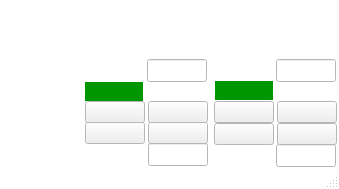
<ui version="4.0" >
 <class>MainWindow</class>
 <widget class="QMainWindow" name="MainWindow" >
  <property name="geometry" >
   <rect>
    <x>0</x>
    <y>0</y>
    <width>339</width>
    <height>189</height>
   </rect>
  </property>
  <property name="palette" >
   <palette>
    <active>
     <colorrole role="Base" >
      <brush brushstyle="SolidPattern" >
       <color alpha="255" >
        <red>255</red>
        <green>255</green>
        <blue>255</blue>
       </color>
      </brush>
     </colorrole>
     <colorrole role="Window" >
      <brush brushstyle="SolidPattern" >
       <color alpha="255" >
        <red>255</red>
        <green>255</green>
        <blue>255</blue>
       </color>
      </brush>
     </colorrole>
    </active>
    <inactive>
     <colorrole role="Base" >
      <brush brushstyle="SolidPattern" >
       <color alpha="255" >
        <red>255</red>
        <green>255</green>
        <blue>255</blue>
       </color>
      </brush>
     </colorrole>
     <colorrole role="Window" >
      <brush brushstyle="SolidPattern" >
       <color alpha="255" >
        <red>255</red>
        <green>255</green>
        <blue>255</blue>
       </color>
      </brush>
     </colorrole>
    </inactive>
    <disabled>
     <colorrole role="Base" >
      <brush brushstyle="SolidPattern" >
       <color alpha="255" >
        <red>255</red>
        <green>255</green>
        <blue>255</blue>
       </color>
      </brush>
     </colorrole>
     <colorrole role="Window" >
      <brush brushstyle="SolidPattern" >
       <color alpha="255" >
        <red>255</red>
        <green>255</green>
        <blue>255</blue>
       </color>
      </brush>
     </colorrole>
    </disabled>
   </palette>
  </property>
  <property name="windowTitle" >
   <string>Polarizer M/B</string>
  </property>
  <widget class="QWidget" name="centralwidget" >
   <widget class="QLabel" name="label" >
    <property name="geometry" >
     <rect>
      <x>0</x>
      <y>0</y>
      <width>339</width>
      <height>167</height>
     </rect>
    </property>
    <property name="text" >
     <string/>
    </property>
    <property name="pixmap" >
     <pixmap resource="../ech.qrc" >:/images/ECH_Polarizer_Popup.png</pixmap>
    </property>
    <property name="scaledContents" >
     <bool>true</bool>
    </property>
   </widget>
   <widget class="CAPushButton" name="ca17" >
    <property name="geometry" >
     <rect>
      <x>148</x>
      <y>122</y>
      <width>60</width>
      <height>22</height>
     </rect>
    </property>
    <property name="sizePolicy" >
     <sizepolicy vsizetype="Preferred" hsizetype="Minimum" >
      <horstretch>0</horstretch>
      <verstretch>0</verstretch>
     </sizepolicy>
    </property>
    <property name="minimumSize" >
     <size>
      <width>0</width>
      <height>22</height>
     </size>
    </property>
    <property name="maximumSize" >
     <size>
      <width>60</width>
      <height>22</height>
     </size>
    </property>
    <property name="font" >
     <font>
      <pointsize>12</pointsize>
      <weight>75</weight>
      <bold>true</bold>
     </font>
    </property>
    <property name="buttonType" >
     <enum>CAPushButton::PulseButton</enum>
    </property>
    <property name="pvname" >
     <string>ECH_ESP300_1MO</string>
    </property>
    <property name="truelabel" >
     <string>ON</string>
    </property>
    <property name="falselabel" >
     <string>ON</string>
    </property>
    <property name="selColor" >
     <color>
      <red>0</red>
      <green>255</green>
      <blue>0</blue>
     </color>
    </property>
    <property name="unselColor" >
     <color>
      <red>211</red>
      <green>197</green>
      <blue>179</blue>
     </color>
    </property>
    <property name="selTColor" >
     <color>
      <red>60</red>
      <green>76</green>
      <blue>100</blue>
     </color>
    </property>
    <property name="unselTColor" >
     <color>
      <red>172</red>
      <green>148</green>
      <blue>113</blue>
     </color>
    </property>
   </widget>
   <widget class="CAPushButton" name="ca24" >
    <property name="geometry" >
     <rect>
      <x>214</x>
      <y>101</y>
      <width>60</width>
      <height>22</height>
     </rect>
    </property>
    <property name="sizePolicy" >
     <sizepolicy vsizetype="Preferred" hsizetype="Minimum" >
      <horstretch>0</horstretch>
      <verstretch>0</verstretch>
     </sizepolicy>
    </property>
    <property name="minimumSize" >
     <size>
      <width>0</width>
      <height>22</height>
     </size>
    </property>
    <property name="maximumSize" >
     <size>
      <width>60</width>
      <height>22</height>
     </size>
    </property>
    <property name="font" >
     <font>
      <pointsize>12</pointsize>
      <weight>75</weight>
      <bold>true</bold>
     </font>
    </property>
    <property name="buttonType" >
     <enum>CAPushButton::PulseButton</enum>
    </property>
    <property name="pvname" >
     <string>ECH_ESP300_2OR1</string>
    </property>
    <property name="truelabel" >
     <string>HOME</string>
    </property>
    <property name="falselabel" >
     <string>HOME</string>
    </property>
    <property name="selColor" >
     <color>
      <red>0</red>
      <green>255</green>
      <blue>0</blue>
     </color>
    </property>
    <property name="unselColor" >
     <color>
      <red>211</red>
      <green>197</green>
      <blue>179</blue>
     </color>
    </property>
    <property name="selTColor" >
     <color>
      <red>60</red>
      <green>76</green>
      <blue>100</blue>
     </color>
    </property>
    <property name="unselTColor" >
     <color>
      <red>172</red>
      <green>148</green>
      <blue>113</blue>
     </color>
    </property>
   </widget>
   <widget class="CAPushButton" name="ca16" >
    <property name="geometry" >
     <rect>
      <x>85</x>
      <y>122</y>
      <width>60</width>
      <height>22</height>
     </rect>
    </property>
    <property name="sizePolicy" >
     <sizepolicy vsizetype="Preferred" hsizetype="Minimum" >
      <horstretch>0</horstretch>
      <verstretch>0</verstretch>
     </sizepolicy>
    </property>
    <property name="minimumSize" >
     <size>
      <width>0</width>
      <height>22</height>
     </size>
    </property>
    <property name="maximumSize" >
     <size>
      <width>60</width>
      <height>22</height>
     </size>
    </property>
    <property name="font" >
     <font>
      <pointsize>12</pointsize>
      <weight>75</weight>
      <bold>true</bold>
     </font>
    </property>
    <property name="buttonType" >
     <enum>CAPushButton::PulseButton</enum>
    </property>
    <property name="pvname" >
     <string>ECH_ESP300_1MF</string>
    </property>
    <property name="truelabel" >
     <string>OFF</string>
    </property>
    <property name="falselabel" >
     <string>OFF</string>
    </property>
    <property name="selColor" >
     <color>
      <red>0</red>
      <green>255</green>
      <blue>0</blue>
     </color>
    </property>
    <property name="unselColor" >
     <color>
      <red>211</red>
      <green>197</green>
      <blue>179</blue>
     </color>
    </property>
    <property name="selTColor" >
     <color>
      <red>60</red>
      <green>76</green>
      <blue>100</blue>
     </color>
    </property>
    <property name="unselTColor" >
     <color>
      <red>172</red>
      <green>148</green>
      <blue>113</blue>
     </color>
    </property>
   </widget>
   <widget class="CAPushButton" name="ca26" >
    <property name="geometry" >
     <rect>
      <x>214</x>
      <y>123</y>
      <width>60</width>
      <height>22</height>
     </rect>
    </property>
    <property name="sizePolicy" >
     <sizepolicy vsizetype="Preferred" hsizetype="Minimum" >
      <horstretch>0</horstretch>
      <verstretch>0</verstretch>
     </sizepolicy>
    </property>
    <property name="minimumSize" >
     <size>
      <width>0</width>
      <height>22</height>
     </size>
    </property>
    <property name="maximumSize" >
     <size>
      <width>60</width>
      <height>22</height>
     </size>
    </property>
    <property name="font" >
     <font>
      <pointsize>12</pointsize>
      <weight>75</weight>
      <bold>true</bold>
     </font>
    </property>
    <property name="buttonType" >
     <enum>CAPushButton::PulseButton</enum>
    </property>
    <property name="pvname" >
     <string>ECH_ESP300_2MF</string>
    </property>
    <property name="truelabel" >
     <string>OFF</string>
    </property>
    <property name="falselabel" >
     <string>OFF</string>
    </property>
    <property name="selColor" >
     <color>
      <red>0</red>
      <green>255</green>
      <blue>0</blue>
     </color>
    </property>
    <property name="unselColor" >
     <color>
      <red>211</red>
      <green>197</green>
      <blue>179</blue>
     </color>
    </property>
    <property name="selTColor" >
     <color>
      <red>60</red>
      <green>76</green>
      <blue>100</blue>
     </color>
    </property>
    <property name="unselTColor" >
     <color>
      <red>172</red>
      <green>148</green>
      <blue>113</blue>
     </color>
    </property>
   </widget>
   <widget class="CALineEdit" name="ca29" >
    <property name="geometry" >
     <rect>
      <x>276</x>
      <y>144</y>
      <width>60</width>
      <height>23</height>
     </rect>
    </property>
    <property name="maximumSize" >
     <size>
      <width>60</width>
      <height>16777215</height>
     </size>
    </property>
    <property name="font" >
     <font>
      <family>Sans Serif</family>
      <pointsize>12</pointsize>
      <weight>50</weight>
      <bold>false</bold>
     </font>
    </property>
    <property name="pvname" >
     <string>ECH_ESP300_2VAW</string>
    </property>
   </widget>
   <widget class="CADisplayer" name="ca28" >
    <property name="geometry" >
     <rect>
      <x>214</x>
      <y>145</y>
      <width>60</width>
      <height>20</height>
     </rect>
    </property>
    <property name="minimumSize" >
     <size>
      <width>20</width>
      <height>20</height>
     </size>
    </property>
    <property name="maximumSize" >
     <size>
      <width>60</width>
      <height>20</height>
     </size>
    </property>
    <property name="font" >
     <font>
      <pointsize>12</pointsize>
      <weight>75</weight>
      <bold>true</bold>
     </font>
    </property>
    <property name="nuformat" stdset="0" >
     <enum>CADisplayer::RealOne</enum>
    </property>
    <property name="pvname" >
     <string>ECH_ESP300_2VAR</string>
    </property>
    <property name="lineWidth" stdset="0" >
     <number>1</number>
    </property>
    <property name="framecol" stdset="0" >
     <color>
      <red>60</red>
      <green>76</green>
      <blue>100</blue>
     </color>
    </property>
    <property name="unit" >
     <string/>
    </property>
   </widget>
   <widget class="CAPushButton" name="ca25" >
    <property name="geometry" >
     <rect>
      <x>277</x>
      <y>101</y>
      <width>60</width>
      <height>22</height>
     </rect>
    </property>
    <property name="sizePolicy" >
     <sizepolicy vsizetype="Preferred" hsizetype="Minimum" >
      <horstretch>0</horstretch>
      <verstretch>0</verstretch>
     </sizepolicy>
    </property>
    <property name="minimumSize" >
     <size>
      <width>0</width>
      <height>22</height>
     </size>
    </property>
    <property name="maximumSize" >
     <size>
      <width>60</width>
      <height>22</height>
     </size>
    </property>
    <property name="font" >
     <font>
      <pointsize>12</pointsize>
      <weight>75</weight>
      <bold>true</bold>
     </font>
    </property>
    <property name="buttonType" >
     <enum>CAPushButton::PulseButton</enum>
    </property>
    <property name="pvname" >
     <string>ECH_ESP300_2ST</string>
    </property>
    <property name="truelabel" >
     <string>STOP</string>
    </property>
    <property name="falselabel" >
     <string>STOP</string>
    </property>
    <property name="selColor" >
     <color>
      <red>0</red>
      <green>255</green>
      <blue>0</blue>
     </color>
    </property>
    <property name="unselColor" >
     <color>
      <red>211</red>
      <green>197</green>
      <blue>179</blue>
     </color>
    </property>
    <property name="selTColor" >
     <color>
      <red>60</red>
      <green>76</green>
      <blue>100</blue>
     </color>
    </property>
    <property name="unselTColor" >
     <color>
      <red>172</red>
      <green>148</green>
      <blue>113</blue>
     </color>
    </property>
   </widget>
   <widget class="CAPushButton" name="ca14" >
    <property name="geometry" >
     <rect>
      <x>85</x>
      <y>101</y>
      <width>60</width>
      <height>22</height>
     </rect>
    </property>
    <property name="sizePolicy" >
     <sizepolicy vsizetype="Preferred" hsizetype="Minimum" >
      <horstretch>0</horstretch>
      <verstretch>0</verstretch>
     </sizepolicy>
    </property>
    <property name="minimumSize" >
     <size>
      <width>0</width>
      <height>22</height>
     </size>
    </property>
    <property name="maximumSize" >
     <size>
      <width>60</width>
      <height>22</height>
     </size>
    </property>
    <property name="font" >
     <font>
      <pointsize>12</pointsize>
      <weight>75</weight>
      <bold>true</bold>
     </font>
    </property>
    <property name="buttonType" >
     <enum>CAPushButton::PulseButton</enum>
    </property>
    <property name="pvname" >
     <string>ECH_ESP300_1OR1</string>
    </property>
    <property name="truelabel" >
     <string>HOME</string>
    </property>
    <property name="falselabel" >
     <string>HOME</string>
    </property>
    <property name="selColor" >
     <color>
      <red>0</red>
      <green>255</green>
      <blue>0</blue>
     </color>
    </property>
    <property name="unselColor" >
     <color>
      <red>211</red>
      <green>197</green>
      <blue>179</blue>
     </color>
    </property>
    <property name="selTColor" >
     <color>
      <red>60</red>
      <green>76</green>
      <blue>100</blue>
     </color>
    </property>
    <property name="unselTColor" >
     <color>
      <red>172</red>
      <green>148</green>
      <blue>113</blue>
     </color>
    </property>
   </widget>
   <widget class="CALineEdit" name="ca19" >
    <property name="geometry" >
     <rect>
      <x>148</x>
      <y>143</y>
      <width>60</width>
      <height>23</height>
     </rect>
    </property>
    <property name="maximumSize" >
     <size>
      <width>60</width>
      <height>16777215</height>
     </size>
    </property>
    <property name="font" >
     <font>
      <family>Sans Serif</family>
      <pointsize>12</pointsize>
      <weight>50</weight>
      <bold>false</bold>
     </font>
    </property>
    <property name="pvname" >
     <string>ECH_ESP300_1VAW</string>
    </property>
   </widget>
   <widget class="CAPushButton" name="ca15" >
    <property name="geometry" >
     <rect>
      <x>148</x>
      <y>101</y>
      <width>60</width>
      <height>22</height>
     </rect>
    </property>
    <property name="sizePolicy" >
     <sizepolicy vsizetype="Preferred" hsizetype="Minimum" >
      <horstretch>0</horstretch>
      <verstretch>0</verstretch>
     </sizepolicy>
    </property>
    <property name="minimumSize" >
     <size>
      <width>0</width>
      <height>22</height>
     </size>
    </property>
    <property name="maximumSize" >
     <size>
      <width>60</width>
      <height>22</height>
     </size>
    </property>
    <property name="font" >
     <font>
      <pointsize>12</pointsize>
      <weight>75</weight>
      <bold>true</bold>
     </font>
    </property>
    <property name="buttonType" >
     <enum>CAPushButton::PulseButton</enum>
    </property>
    <property name="pvname" >
     <string>ECH_ESP300_1ST</string>
    </property>
    <property name="truelabel" >
     <string>STOP</string>
    </property>
    <property name="falselabel" >
     <string>STOP</string>
    </property>
    <property name="selColor" >
     <color>
      <red>0</red>
      <green>255</green>
      <blue>0</blue>
     </color>
    </property>
    <property name="unselColor" >
     <color>
      <red>211</red>
      <green>197</green>
      <blue>179</blue>
     </color>
    </property>
    <property name="selTColor" >
     <color>
      <red>60</red>
      <green>76</green>
      <blue>100</blue>
     </color>
    </property>
    <property name="unselTColor" >
     <color>
      <red>172</red>
      <green>148</green>
      <blue>113</blue>
     </color>
    </property>
   </widget>
   <widget class="CAPushButton" name="ca27" >
    <property name="geometry" >
     <rect>
      <x>277</x>
      <y>123</y>
      <width>60</width>
      <height>22</height>
     </rect>
    </property>
    <property name="sizePolicy" >
     <sizepolicy vsizetype="Preferred" hsizetype="Minimum" >
      <horstretch>0</horstretch>
      <verstretch>0</verstretch>
     </sizepolicy>
    </property>
    <property name="minimumSize" >
     <size>
      <width>0</width>
      <height>22</height>
     </size>
    </property>
    <property name="maximumSize" >
     <size>
      <width>60</width>
      <height>22</height>
     </size>
    </property>
    <property name="font" >
     <font>
      <pointsize>12</pointsize>
      <weight>75</weight>
      <bold>true</bold>
     </font>
    </property>
    <property name="buttonType" >
     <enum>CAPushButton::PulseButton</enum>
    </property>
    <property name="pvname" >
     <string>ECH_ESP300_2MO</string>
    </property>
    <property name="truelabel" >
     <string>ON</string>
    </property>
    <property name="falselabel" >
     <string>ON</string>
    </property>
    <property name="selColor" >
     <color>
      <red>0</red>
      <green>255</green>
      <blue>0</blue>
     </color>
    </property>
    <property name="unselColor" >
     <color>
      <red>211</red>
      <green>197</green>
      <blue>179</blue>
     </color>
    </property>
    <property name="selTColor" >
     <color>
      <red>60</red>
      <green>76</green>
      <blue>100</blue>
     </color>
    </property>
    <property name="unselTColor" >
     <color>
      <red>172</red>
      <green>148</green>
      <blue>113</blue>
     </color>
    </property>
   </widget>
   <widget class="CADisplayer" name="ca18" >
    <property name="geometry" >
     <rect>
      <x>85</x>
      <y>144</y>
      <width>60</width>
      <height>20</height>
     </rect>
    </property>
    <property name="minimumSize" >
     <size>
      <width>20</width>
      <height>20</height>
     </size>
    </property>
    <property name="maximumSize" >
     <size>
      <width>60</width>
      <height>20</height>
     </size>
    </property>
    <property name="font" >
     <font>
      <pointsize>12</pointsize>
      <weight>75</weight>
      <bold>true</bold>
     </font>
    </property>
    <property name="nuformat" stdset="0" >
     <enum>CADisplayer::RealOne</enum>
    </property>
    <property name="pvname" >
     <string>ECH_ESP300_1VAR</string>
    </property>
    <property name="lineWidth" stdset="0" >
     <number>1</number>
    </property>
    <property name="framecol" stdset="0" >
     <color>
      <red>60</red>
      <green>76</green>
      <blue>100</blue>
     </color>
    </property>
    <property name="unit" >
     <string/>
    </property>
   </widget>
   <widget class="CADisplayer" name="ca01" >
    <property name="geometry" >
     <rect>
      <x>275</x>
      <y>3</y>
      <width>60</width>
      <height>20</height>
     </rect>
    </property>
    <property name="minimumSize" >
     <size>
      <width>20</width>
      <height>20</height>
     </size>
    </property>
    <property name="maximumSize" >
     <size>
      <width>60</width>
      <height>20</height>
     </size>
    </property>
    <property name="font" >
     <font>
      <pointsize>12</pointsize>
      <weight>75</weight>
      <bold>true</bold>
     </font>
    </property>
    <property name="nuformat" stdset="0" >
     <enum>CADisplayer::Integer</enum>
    </property>
    <property name="pvname" >
     <string>ESP300_TB</string>
    </property>
    <property name="lineWidth" stdset="0" >
     <number>1</number>
    </property>
    <property name="framecol" stdset="0" >
     <color>
      <red>60</red>
      <green>76</green>
      <blue>100</blue>
     </color>
    </property>
    <property name="unit" >
     <string/>
    </property>
   </widget>
   <widget class="CALabel" name="ca02" >
    <property name="geometry" >
     <rect>
      <x>205</x>
      <y>23</y>
      <width>130</width>
      <height>19</height>
     </rect>
    </property>
    <property name="maximumSize" >
     <size>
      <width>130</width>
      <height>35</height>
     </size>
    </property>
    <property name="palette" >
     <palette>
      <active>
       <colorrole role="WindowText" >
        <brush brushstyle="SolidPattern" >
         <color alpha="255" >
          <red>111</red>
          <green>93</green>
          <blue>67</blue>
         </color>
        </brush>
       </colorrole>
       <colorrole role="Base" >
        <brush brushstyle="SolidPattern" >
         <color alpha="255" >
          <red>255</red>
          <green>255</green>
          <blue>255</blue>
         </color>
        </brush>
       </colorrole>
       <colorrole role="Window" >
        <brush brushstyle="SolidPattern" >
         <color alpha="255" >
          <red>0</red>
          <green>150</green>
          <blue>0</blue>
         </color>
        </brush>
       </colorrole>
      </active>
      <inactive>
       <colorrole role="WindowText" >
        <brush brushstyle="SolidPattern" >
         <color alpha="255" >
          <red>111</red>
          <green>93</green>
          <blue>67</blue>
         </color>
        </brush>
       </colorrole>
       <colorrole role="Base" >
        <brush brushstyle="SolidPattern" >
         <color alpha="255" >
          <red>255</red>
          <green>255</green>
          <blue>255</blue>
         </color>
        </brush>
       </colorrole>
       <colorrole role="Window" >
        <brush brushstyle="SolidPattern" >
         <color alpha="255" >
          <red>0</red>
          <green>150</green>
          <blue>0</blue>
         </color>
        </brush>
       </colorrole>
      </inactive>
      <disabled>
       <colorrole role="WindowText" >
        <brush brushstyle="SolidPattern" >
         <color alpha="255" >
          <red>115</red>
          <green>115</green>
          <blue>115</blue>
         </color>
        </brush>
       </colorrole>
       <colorrole role="Base" >
        <brush brushstyle="SolidPattern" >
         <color alpha="255" >
          <red>0</red>
          <green>150</green>
          <blue>0</blue>
         </color>
        </brush>
       </colorrole>
       <colorrole role="Window" >
        <brush brushstyle="SolidPattern" >
         <color alpha="255" >
          <red>0</red>
          <green>150</green>
          <blue>0</blue>
         </color>
        </brush>
       </colorrole>
      </disabled>
     </palette>
    </property>
    <property name="font" >
     <font>
      <pointsize>10</pointsize>
      <weight>75</weight>
      <bold>true</bold>
     </font>
    </property>
    <property name="autoFillBackground" >
     <bool>false</bool>
    </property>
    <property name="alignment" >
     <set>Qt::AlignLeading|Qt::AlignLeft|Qt::AlignVCenter</set>
    </property>
    <property name="wordWrap" >
     <bool>true</bool>
    </property>
    <property name="pvname" >
     <string>ESP300_TB</string>
    </property>
    <property name="dmode" stdset="0" >
     <enum>CALabel::Choice</enum>
    </property>
    <property name="cmode" stdset="0" >
     <enum>CALabel::Static</enum>
    </property>
    <property name="messages" stdset="0" >
     <stringlist>
      <string>No Error detected</string>
      <string>PCI communication time-out</string>
      <string></string>
      <string></string>
      <string>Emergency stop activated</string>
      <string></string>
      <string>Command does not exist</string>
      <string>Parameter out of range</string>
      <string></string>
      <string>Axis number out of range</string>
      <string></string>
      <string></string>
      <string></string>
      <string></string>
      <string></string>
      <string></string>
      <string></string>
      <string></string>
      <string></string>
      <string></string>
      <string></string>
      <string></string>
      <string></string>
      <string></string>
      <string></string>
      <string></string>
      <string></string>
      <string></string>
      <string></string>
      <string></string>
      <string></string>
      <string></string>
      <string></string>
      <string></string>
      <string></string>
      <string></string>
      <string></string>
      <string>Axis number missing</string>
      <string>Command parameter missing</string>
      <string>Program label not found</string>
      <string></string>
     </stringlist>
    </property>
   </widget>
   <widget class="CADisplayer" name="ca11" >
    <property name="geometry" >
     <rect>
      <x>84</x>
      <y>60</y>
      <width>60</width>
      <height>20</height>
     </rect>
    </property>
    <property name="minimumSize" >
     <size>
      <width>20</width>
      <height>20</height>
     </size>
    </property>
    <property name="maximumSize" >
     <size>
      <width>60</width>
      <height>20</height>
     </size>
    </property>
    <property name="font" >
     <font>
      <pointsize>12</pointsize>
      <weight>75</weight>
      <bold>true</bold>
     </font>
    </property>
    <property name="nuformat" stdset="0" >
     <enum>CADisplayer::RealThree</enum>
    </property>
    <property name="pvname" >
     <string>ECH_ESP300_1TP</string>
    </property>
    <property name="lineWidth" stdset="0" >
     <number>1</number>
    </property>
    <property name="framecol" stdset="0" >
     <color>
      <red>60</red>
      <green>76</green>
      <blue>100</blue>
     </color>
    </property>
    <property name="unit" >
     <string/>
    </property>
   </widget>
   <widget class="CALineEdit" name="ca12" >
    <property name="geometry" >
     <rect>
      <x>147</x>
      <y>59</y>
      <width>60</width>
      <height>23</height>
     </rect>
    </property>
    <property name="maximumSize" >
     <size>
      <width>60</width>
      <height>16777215</height>
     </size>
    </property>
    <property name="font" >
     <font>
      <family>Sans Serif</family>
      <pointsize>12</pointsize>
      <weight>50</weight>
      <bold>false</bold>
     </font>
    </property>
    <property name="nuformat" stdset="0" >
     <enum>CALineEdit::RealThree</enum>
    </property>
    <property name="pvname" >
     <string>ECH_ESP300_1PA</string>
    </property>
   </widget>
   <widget class="CALabel" name="ca13" >
    <property name="geometry" >
     <rect>
      <x>85</x>
      <y>82</y>
      <width>58</width>
      <height>19</height>
     </rect>
    </property>
    <property name="maximumSize" >
     <size>
      <width>58</width>
      <height>35</height>
     </size>
    </property>
    <property name="palette" >
     <palette>
      <active>
       <colorrole role="WindowText" >
        <brush brushstyle="SolidPattern" >
         <color alpha="255" >
          <red>255</red>
          <green>255</green>
          <blue>255</blue>
         </color>
        </brush>
       </colorrole>
       <colorrole role="Base" >
        <brush brushstyle="SolidPattern" >
         <color alpha="255" >
          <red>255</red>
          <green>255</green>
          <blue>255</blue>
         </color>
        </brush>
       </colorrole>
       <colorrole role="Window" >
        <brush brushstyle="SolidPattern" >
         <color alpha="255" >
          <red>0</red>
          <green>150</green>
          <blue>0</blue>
         </color>
        </brush>
       </colorrole>
      </active>
      <inactive>
       <colorrole role="WindowText" >
        <brush brushstyle="SolidPattern" >
         <color alpha="255" >
          <red>255</red>
          <green>255</green>
          <blue>255</blue>
         </color>
        </brush>
       </colorrole>
       <colorrole role="Base" >
        <brush brushstyle="SolidPattern" >
         <color alpha="255" >
          <red>255</red>
          <green>255</green>
          <blue>255</blue>
         </color>
        </brush>
       </colorrole>
       <colorrole role="Window" >
        <brush brushstyle="SolidPattern" >
         <color alpha="255" >
          <red>0</red>
          <green>150</green>
          <blue>0</blue>
         </color>
        </brush>
       </colorrole>
      </inactive>
      <disabled>
       <colorrole role="WindowText" >
        <brush brushstyle="SolidPattern" >
         <color alpha="255" >
          <red>115</red>
          <green>115</green>
          <blue>115</blue>
         </color>
        </brush>
       </colorrole>
       <colorrole role="Base" >
        <brush brushstyle="SolidPattern" >
         <color alpha="255" >
          <red>0</red>
          <green>150</green>
          <blue>0</blue>
         </color>
        </brush>
       </colorrole>
       <colorrole role="Window" >
        <brush brushstyle="SolidPattern" >
         <color alpha="255" >
          <red>0</red>
          <green>150</green>
          <blue>0</blue>
         </color>
        </brush>
       </colorrole>
      </disabled>
     </palette>
    </property>
    <property name="font" >
     <font>
      <pointsize>12</pointsize>
      <weight>75</weight>
      <bold>true</bold>
     </font>
    </property>
    <property name="autoFillBackground" >
     <bool>true</bool>
    </property>
    <property name="alignment" >
     <set>Qt::AlignCenter</set>
    </property>
    <property name="wordWrap" >
     <bool>true</bool>
    </property>
    <property name="pvname" >
     <string>ECH_ESP300_1MD</string>
    </property>
    <property name="dmode" stdset="0" >
     <enum>CALabel::Choice</enum>
    </property>
    <property name="cmode" stdset="0" >
     <enum>CALabel::Alarm</enum>
    </property>
    <property name="messages" stdset="0" >
     <stringlist>
      <string>Ready</string>
      <string>Moving</string>
     </stringlist>
    </property>
   </widget>
   <widget class="CADisplayer" name="ca21" >
    <property name="geometry" >
     <rect>
      <x>213</x>
      <y>60</y>
      <width>60</width>
      <height>20</height>
     </rect>
    </property>
    <property name="minimumSize" >
     <size>
      <width>20</width>
      <height>20</height>
     </size>
    </property>
    <property name="maximumSize" >
     <size>
      <width>60</width>
      <height>20</height>
     </size>
    </property>
    <property name="font" >
     <font>
      <pointsize>12</pointsize>
      <weight>75</weight>
      <bold>true</bold>
     </font>
    </property>
    <property name="nuformat" stdset="0" >
     <enum>CADisplayer::RealThree</enum>
    </property>
    <property name="pvname" >
     <string>ECH_ESP300_2TP</string>
    </property>
    <property name="lineWidth" stdset="0" >
     <number>1</number>
    </property>
    <property name="framecol" stdset="0" >
     <color>
      <red>60</red>
      <green>76</green>
      <blue>100</blue>
     </color>
    </property>
    <property name="unit" >
     <string/>
    </property>
   </widget>
   <widget class="CALineEdit" name="ca22" >
    <property name="geometry" >
     <rect>
      <x>276</x>
      <y>59</y>
      <width>60</width>
      <height>23</height>
     </rect>
    </property>
    <property name="maximumSize" >
     <size>
      <width>60</width>
      <height>16777215</height>
     </size>
    </property>
    <property name="font" >
     <font>
      <family>Sans Serif</family>
      <pointsize>12</pointsize>
      <weight>50</weight>
      <bold>false</bold>
     </font>
    </property>
    <property name="nuformat" stdset="0" >
     <enum>CALineEdit::RealThree</enum>
    </property>
    <property name="pvname" >
     <string>ECH_ESP300_2PA</string>
    </property>
   </widget>
   <widget class="CALabel" name="ca23" >
    <property name="geometry" >
     <rect>
      <x>215</x>
      <y>81</y>
      <width>58</width>
      <height>19</height>
     </rect>
    </property>
    <property name="maximumSize" >
     <size>
      <width>58</width>
      <height>35</height>
     </size>
    </property>
    <property name="palette" >
     <palette>
      <active>
       <colorrole role="WindowText" >
        <brush brushstyle="SolidPattern" >
         <color alpha="255" >
          <red>255</red>
          <green>255</green>
          <blue>255</blue>
         </color>
        </brush>
       </colorrole>
       <colorrole role="Base" >
        <brush brushstyle="SolidPattern" >
         <color alpha="255" >
          <red>255</red>
          <green>255</green>
          <blue>255</blue>
         </color>
        </brush>
       </colorrole>
       <colorrole role="Window" >
        <brush brushstyle="SolidPattern" >
         <color alpha="255" >
          <red>0</red>
          <green>150</green>
          <blue>0</blue>
         </color>
        </brush>
       </colorrole>
      </active>
      <inactive>
       <colorrole role="WindowText" >
        <brush brushstyle="SolidPattern" >
         <color alpha="255" >
          <red>255</red>
          <green>255</green>
          <blue>255</blue>
         </color>
        </brush>
       </colorrole>
       <colorrole role="Base" >
        <brush brushstyle="SolidPattern" >
         <color alpha="255" >
          <red>255</red>
          <green>255</green>
          <blue>255</blue>
         </color>
        </brush>
       </colorrole>
       <colorrole role="Window" >
        <brush brushstyle="SolidPattern" >
         <color alpha="255" >
          <red>0</red>
          <green>150</green>
          <blue>0</blue>
         </color>
        </brush>
       </colorrole>
      </inactive>
      <disabled>
       <colorrole role="WindowText" >
        <brush brushstyle="SolidPattern" >
         <color alpha="255" >
          <red>115</red>
          <green>115</green>
          <blue>115</blue>
         </color>
        </brush>
       </colorrole>
       <colorrole role="Base" >
        <brush brushstyle="SolidPattern" >
         <color alpha="255" >
          <red>0</red>
          <green>150</green>
          <blue>0</blue>
         </color>
        </brush>
       </colorrole>
       <colorrole role="Window" >
        <brush brushstyle="SolidPattern" >
         <color alpha="255" >
          <red>0</red>
          <green>150</green>
          <blue>0</blue>
         </color>
        </brush>
       </colorrole>
      </disabled>
     </palette>
    </property>
    <property name="font" >
     <font>
      <pointsize>12</pointsize>
      <weight>75</weight>
      <bold>true</bold>
     </font>
    </property>
    <property name="autoFillBackground" >
     <bool>true</bool>
    </property>
    <property name="alignment" >
     <set>Qt::AlignCenter</set>
    </property>
    <property name="wordWrap" >
     <bool>true</bool>
    </property>
    <property name="pvname" >
     <string>ECH_ESP300_2MD</string>
    </property>
    <property name="dmode" stdset="0" >
     <enum>CALabel::Choice</enum>
    </property>
    <property name="cmode" stdset="0" >
     <enum>CALabel::Alarm</enum>
    </property>
    <property name="messages" stdset="0" >
     <stringlist>
      <string>Ready</string>
      <string>Moving</string>
     </stringlist>
    </property>
   </widget>
  </widget>
  <widget class="QStatusBar" name="statusbar" />
 </widget>
 <customwidgets>
  <customwidget>
   <class>CADisplayer</class>
   <extends>QWidget</extends>
   <header>caDisplayer.h</header>
  </customwidget>
  <customwidget>
   <class>CAPushButton</class>
   <extends>QPushButton</extends>
   <header>caPushbutton.h</header>
  </customwidget>
  <customwidget>
   <class>CALineEdit</class>
   <extends>QLineEdit</extends>
   <header>caLineedit.h</header>
  </customwidget>
  <customwidget>
   <class>CALabel</class>
   <extends>QLabel</extends>
   <header>caLabel.h</header>
  </customwidget>
 </customwidgets>
 <resources>
  <include location="../ech.qrc" />
 </resources>
 <connections/>
</ui>
